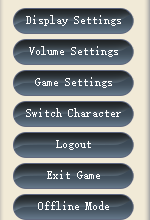
#> input picture mbsysmenu.png, 150 x 220 px
$ python mbfix.py
#> lines starting #> are read from the running program, lines starting #| are printed output that depends on the picture
#!/usr/bin/env python3
"""FIX: bring every box back into the same state after broadcast starts misbehaving.

    mbfix.py DISPLAY [DISPLAY...]

Broadcast copies the same input everywhere, so it only works while all four game UIs are in the
same state. They drift apart (an inventory or skill window open in some boxes, chat active, a
stuck key), and then the same click lands on a window in one box and on the ground in another.
For every box this releases stuck keys and mouse buttons and closes all open game windows: in this
client each Esc closes one window, and when none is open Esc opens the System menu
(UIGlobalVar.cpp _evtESCKey). So press Esc until the System menu shows up, then close it.
The caller (multibox fix) pauses broadcast, restarts the helpers and runs ALIGN afterwards.
"""
import os
import subprocess
import sys
import time
from concurrent.futures import ThreadPoolExecutor

from PIL import Image, ImageChops, ImageStat

import mbcoords

HERE = os.path.dirname(os.path.abspath(__file__))
ORIGIN = (8, 37)
MENU_RECT = (610, 300, 760, 520)        # where the System menu's buttons are (1366x768 window)
MENU_SHOWN = 20                         # mean pixel difference below this = the menu is open
MAX_ESC = 10
MODIFIERS = ["Shift_L", "Shift_R", "Control_L", "Control_R", "Alt_L", "Alt_R", "Super_L", "Super_R"]

_template = Image.open(os.path.join(HERE, "mbsysmenu.png")).convert("L")
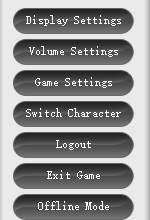
#> _template: PIL image 150x220 L; min 34, max 255, mean 140


def xdo(disp, *args):
    subprocess.run(["xdotool", *args], env={"DISPLAY": disp, "PATH": "/usr/bin:/bin"},
                   stdout=subprocess.DEVNULL, stderr=subprocess.DEVNULL, check=False)
#> (this line was passed over: subprocess is not available in this run)
#> (this line was passed over: subprocess is not available in this run)
#> (this line was passed over: subprocess is not available in this run)
#> (this line was passed over: subprocess is not available in this run)
#> (this line was passed over: subprocess is not available in this run)
#> (this line was passed over: subprocess is not available in this run)
#> (this line was passed over: subprocess is not available in this run)
#> (this line was passed over: subprocess is not available in this run)


def menu_open(disp):
    x0, y0, x1, y1 = MENU_RECT
    im = mbcoords.grab(disp, (ORIGIN[0] + x0, ORIGIN[1] + y0, ORIGIN[0] + x1, ORIGIN[1] + y1))
    return sum(ImageStat.Stat(ImageChops.difference(im.convert("L"), _template)).mean) < MENU_SHOWN


def fix_box(disp):
    for key in MODIFIERS:                      # stuck modifiers make every click a Ctrl/Alt-click
        xdo(disp, "keyup", key)
    for button in ("1", "2", "3"):
        xdo(disp, "mouseup", button)
    for presses in range(MAX_ESC + 1):
        if menu_open(disp):
            for _ in range(3):                     # close the System menu: nothing is open now
                xdo(disp, "key", "Escape")
                time.sleep(0.6)
                if not menu_open(disp):
                    return f"{disp}: closed {presses} window{'s' * (presses != 1)}"
            return f"{disp}: System menu didn't close"
        if presses == MAX_ESC:
            break
        xdo(disp, "key", "Escape")
        time.sleep(0.5)
    return f"{disp}: still something open after {MAX_ESC} Esc presses"


if __name__ == "__main__":
    displays = sys.argv[1:] or [":61", ":62", ":63", ":64"]
    with ThreadPoolExecutor(len(displays)) as ex:
#> (the run stopped early here; a loop or call above may not have finished)
